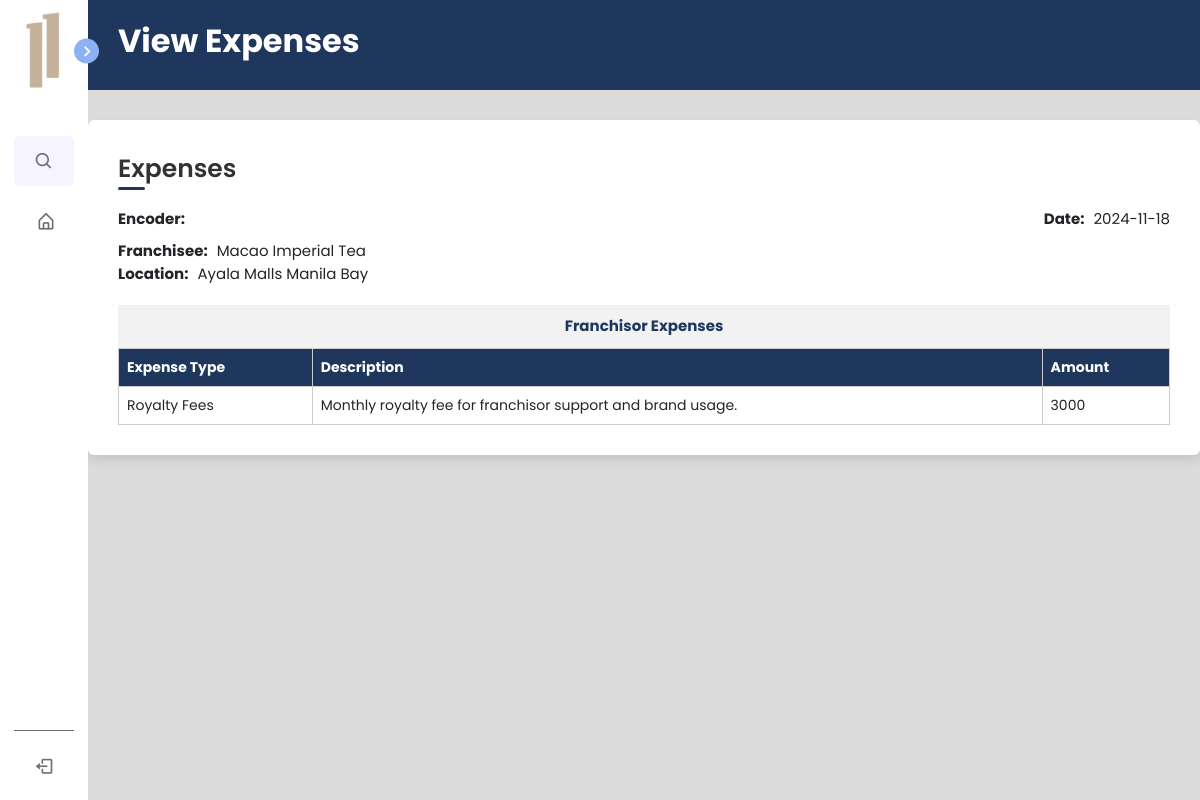
The app's page /pages/salesPerformance/viewExpenses.php?id=9 with its own data.
### tables this page shows
CREATE TABLE `expenses` (
  `ex_id` bigint(250) NOT NULL,
  `encoder_id` bigint(250) NOT NULL,
  `franchisee` varchar(120) NOT NULL,
  `location` text NOT NULL,
  `expense_catergory` varchar(120) NOT NULL,
  `expense_type` text NOT NULL,
  `expense_purpose` text NOT NULL,
  `expense_amount` text NOT NULL,
  `expense_description` text NOT NULL,
  `date_added` date NOT NULL
);

### pages/salesPerformance/viewExpenses.php (the view, shortened to what this page needs)
<?php
include ("../../phpscripts/database-connection.php");
$id = isset($_GET['id']) ? $_GET['id'] : null;
$data = [];
$franchiseFormattedMap = [
    'potato-corner' => 'Potato Corner',
    'auntie-anne' => 'Auntie Anne\'s',
    'macao-imperial' => 'Macao Imperial Tea'
];
$expenseTypesMap = [
    'agencyFees' => "Agency Fees",
    'Others' => "Others",
    'franchiseFees' => "Franchise Fees",
    'royaltyFees' => "Royalty Fees",
    'rentalsFees' => "Rentals",
    'utilitiesFees' => "Utilities",
    'maintenanceFees' => "Maintenance"
];
$expenseCategoryMap = [
    'controllable-expenses' => 'Franchisor',
    'non-controllable-expenses' => 'Leasing',
    'other-expenses' => 'Other'
];
if ($id) {
    $id = mysqli_real_escape_string($con, $id);
    $query = "SELECT expenses.*, users_accounts.user_name
              FROM expenses
              LEFT JOIN users_accounts ON expenses.encoder_id = users_accounts.user_id
              WHERE expenses.ex_id = '$id'";
    $result = mysqli_query($con, $query);
    if ($result) {
        if (mysqli_num_rows($result) > 0) {
            $data = mysqli_fetch_assoc($result);
            if (isset($data['franchisee'])) {
                $data['franchisee'] = isset($franchiseFormattedMap[$data['franchisee']]) ? $franchiseFormattedMap[$data['franchisee']] : $data['franchisee'];
            }
        } else {
            $data['error'] = "No record found with ID: $id";
        }
    } else {
        $data['error'] = "Database query failed: " . mysqli_error($con);
    }
} else {
    $data['error'] = "ID not provided in the URL.";
}
?>
<!DOCTYPE html>
<html lang="en">
<head>
    <link href="https://cdn.jsdelivr.net/npm/bootstrap@5.3.3/dist/css/bootstrap.min.css" rel="stylesheet"
>
    <link rel="stylesheet" href="../../assets/css/navbar.css">
    <link rel="stylesheet" href="../../assets/css/salesReport.css">
    <link href='https://unpkg.com/boxicons@2.1.4/css/boxicons.min.css' rel='stylesheet'>
</head>
<body>
    <?php include '../../navbar.php'; ?>
    <section class="home">
        <header class="contractheader">
            <div class="container-header">
                <h1 class="title">View Expenses</h1>
            </div>
        </header>
        <div class="container">
            <header class="header-report">Expenses</header>
            <header class="header-info">
                <div class="header-section encoder">
                    <span class="header-label">Encoder:</span> <?php echo htmlspecialchars($data['user_name']); ?>
                </div>
                <div class="header-section date">
                    <span class="header-label">Date:</span> <?php echo htmlspecialchars($data['date_added']); ?>
                </div>
            </header>
            <div class="header-section2">
                <span class="header-label">Franchisee:</span> <?php echo htmlspecialchars($data['franchisee']); ?>
            </div>
            <div class="header-section2">
                <span class="header-label">Location:</span> <?php echo htmlspecialchars($data['location']); ?>
            </div>
            <table>
            <caption><strong><?php echo isset($expenseCategoryMap[$data['expense_catergory']]) ? $expenseCategoryMap[$data['expense_catergory']] : htmlspecialchars($data['expense_catergory']); ?> Expenses</strong></caption>
                <thead>
                    <tr>
                        <th>Expense Type</th>
                        <th>Description</th>
                        <th>Amount</th>
                    </tr>
                </thead>
                <tbody>
                    <td><?php echo htmlspecialchars($expenseTypesMap[$data['expense_type']]); ?></td>
                        <td><?php echo htmlspecialchars($data['expense_description']); ?></td>
                        <td><?php echo htmlspecialchars($data['expense_amount']); ?></td>
                </tbody>
            </table>
        </div>
    </section>
</body>
</html>

### assets/css/navbar.css (style rules this page uses)
* { font-family: "Poppins", sans-serif; margin: 0; padding: 0; box-sizing: border-box; }
:root { --body-color: #e4e9f7; --sidebar-color: #fff; --primary-color: #695cfe; --primary-color-light: #f6f5ff; --toggle-color: #ddd; --text-color: #707070; --tran-02: all 0.2s ease; --tran-03: all 0.3s ease; --tran-04: all 0.4s ease; --tran-05: all 0.5s ease; }
body { height: 100vh; background: #ededed; }
.sidebar.close ~ .home { left: 88px; width: calc(100% - 88px); }
.home { position: relative; left: 250px; width: calc(100% - 250px); transition: var(--tran-05); }

### assets/css/salesReport.css (style rules this page uses)
* { margin: 0; padding: 0; box-sizing: border-box; font-family: 'Poppins', sans-serif; }
:root { --header-color: #1F375D; }
body { min-height: 100vh; align-items: center; justify-content: center; background-color: rgb(219, 219, 219); }
.contractheader { height: 90px; background: var(--header-color); color: white; display: flex; align-items: center; }
.container-header { margin-left: 30px; }
.title { font-size: 32px; font-weight: bold; }
.container { position: absolute; top: 120px; left: 50%; transform: translateX(-50%); max-width: 1200px; width: 100%; border-radius: 6px; padding: 30px; background-color: #fff; box-shadow: 0 5px 10px rgba(0, 0, 0, 0.1); }
.container .header-report { position: relative; font-size: 25px; font-weight: 600; color: #333; }
.container .header-report::before { content: ""; position: absolute; left: 0; bottom: -2px; height: 3px; width: 27px; border-radius: 8px; background-color: var(--header-color); }
.header-report { margin-bottom: 20px; }
.header-info { margin-bottom: 10px; display: flex; justify-content: space-between; }
.header-section { font-size: 15px; }
.header-section.encoder { flex: 1; }
.header-section.date { text-align: right; }
.header-section2 { display: block; font-size: 15px; }
.header-label { font-weight: bold; margin-right: 5px; }
caption { caption-side: top; font-size: 15px; padding: 10px; background-color: #f2f2f2; text-align: center; color: var(--header-color); }
caption strong { font-weight: bold; }
table { width: 100%; border-collapse: collapse; margin-top: 20px; font-size: 14px; }
th, td { border: 1px solid #ccc; padding: 8px; text-align: left; font-size: 14px; }
th { background-color: var(--header-color); color: white; font-weight: bold; }

### records on screen
expenses: date_added "2024-11-18", location "Ayala Malls Manila Bay", expense_catergory "Franchisor", expense_type "Royalty Fees", expense_description "Monthly royalty fee for franchisor support and brand usage.", expense_amount "3000"

### other values on screen
$data['franchisee'] "Macao Imperial Tea"
